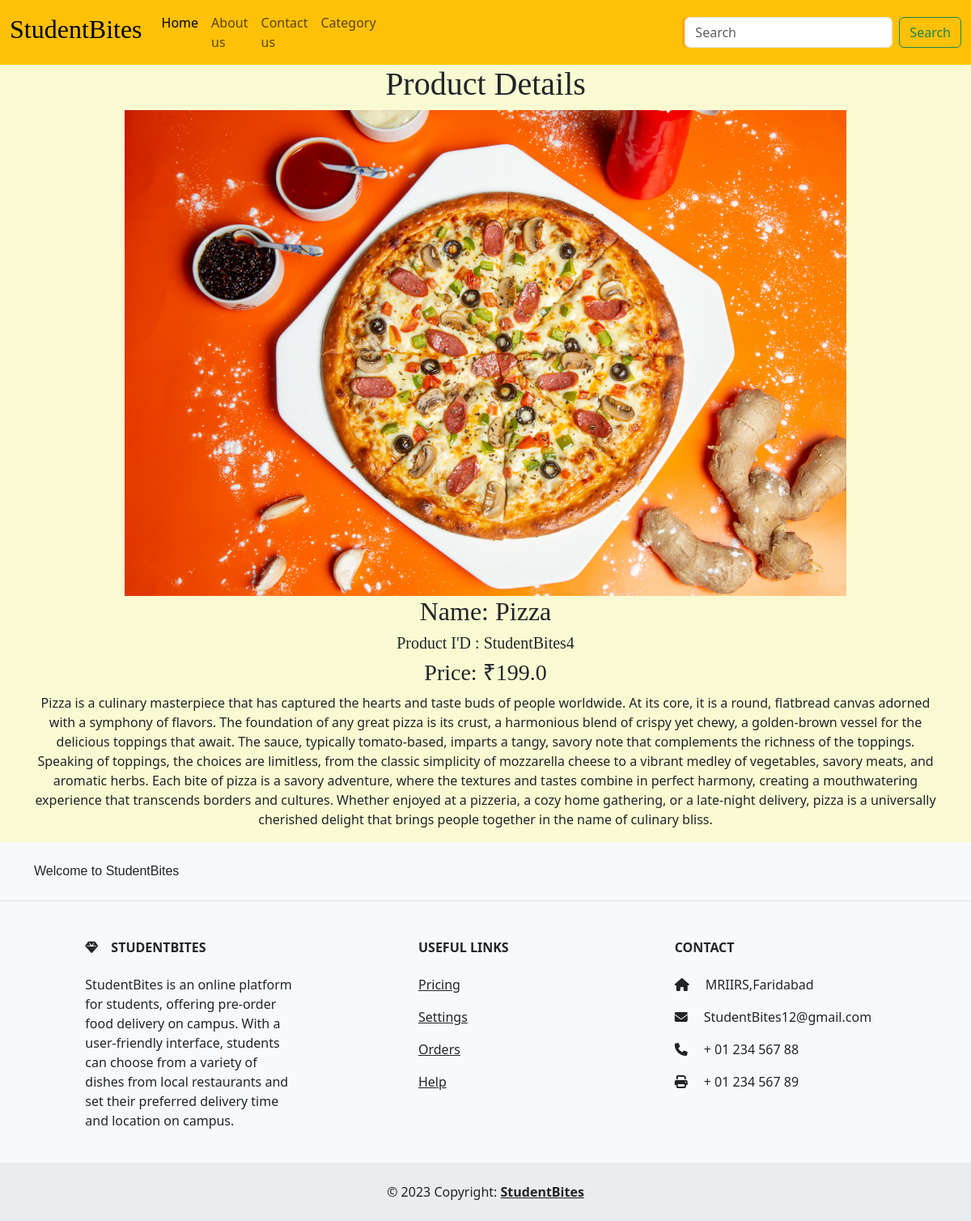
The app's page /4 (signed in) with its own data.
### test1/models.py (models this page shows, shortened)
class Product(models.Model):
    title = models.CharField(max_length=30)
    description = models.CharField(max_length=10000)
    price = models.FloatField(max_length=20)
    product_id = models.CharField(max_length=30,unique=True)
    img = models.ImageField(upload_to='images/')
    category = models.CharField(max_length=30)

### test1/views.py (the view)
# urls.py: path('<int:pid>', views.details, name='details'),
def details(request,pid):
    if request.user.is_authenticated:
        myproduct = get_object_or_404(Product,pk=pid)
        return render (request,'test1/details.html',{'z':myproduct})
    else:
        return redirect ('loginuser')

### test1/templates/test1/details.html (shortened to what this page needs)
<!DOCTYPE html>
<html lang="en">
<head>
</head>
<body style="background-color:lightgoldenrodyellow;">
    {% include 'test1/navbar.html' %}
    <div class="container text-center">
        <h1 style="font-family:initial;">Product Details</h1>
        <img src="{{ z.img.url }}" style="width: 80%;height: 600px; object-fit: cover;object-position: 25% 75%;">
        <div style="font-family: initial;">
        <h2>Name: {{ z.title }}</h2>
        <h5>Product I'D : {{ z.product_id }}</h5>
        <h3>Price: ₹{{ z.price }}</h3>
    </div>
        <p>{{ z.description }}</p>
    </div>
    {% include 'test1/footer.html' %}
</body>
</html>

### records on screen
Product: img (picture), title "Pizza", product_id "StudentBites4", price "199.0", description "Pizza is a culinary masterpiece that has captured the hearts and taste buds of people worldwide. At its core, it is a round, flatbread canvas adorned with a symphony of flavors. The foundation of any great pizza is its crust, a harmonious blend of crispy yet chewy, a golden-brown vessel for the delicious toppings that await. The sauce, typically tomato-based, imparts a tangy, savory note that complements the richness of the toppings. Speaking of toppings, the choices are limitless, from the classic simplicity of mozzarella cheese to a vibrant medley of vegetables, savory meats, and aromatic herbs. Each bite of pizza is a savory adventure, where the textures and tastes combine in perfect…"
